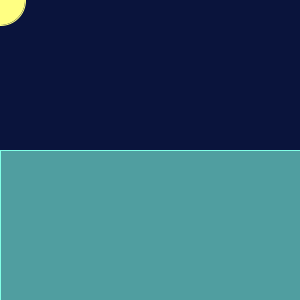
Frame 1 (no input)
Frame 60 (the mouse pressed at the canvas centre just before this capture): identical to frame 1, image omitted
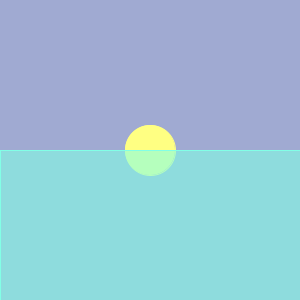
Frame 120 (the mouse held since frame 60 and released just before this capture)

The Processing sketch that drew these frames (run headless with seeded random() and noise(); from frame 60 on, the mouse is pressed at the canvas centre):

// Processing sketch: processing_23775
// ── processing_23775.pde

void setup () {

size (300,300);
smooth();


}



void draw() {
  //Draw background
  background(10+mouseX,20+mouseX,110+mouseX-50);
  
  
  // Set sun colour and position to mouse
   ellipseMode(CENTER); 
   stroke (255,255,130);
   fill(255,255,130);
   ellipse (mouseX,mouseY,50,50);
  
  
  //draw ocean
  stroke (130,255,230); 
  fill(130,255,230,150);  
  rect(0,150,height,width);
  
  
   
  
}
